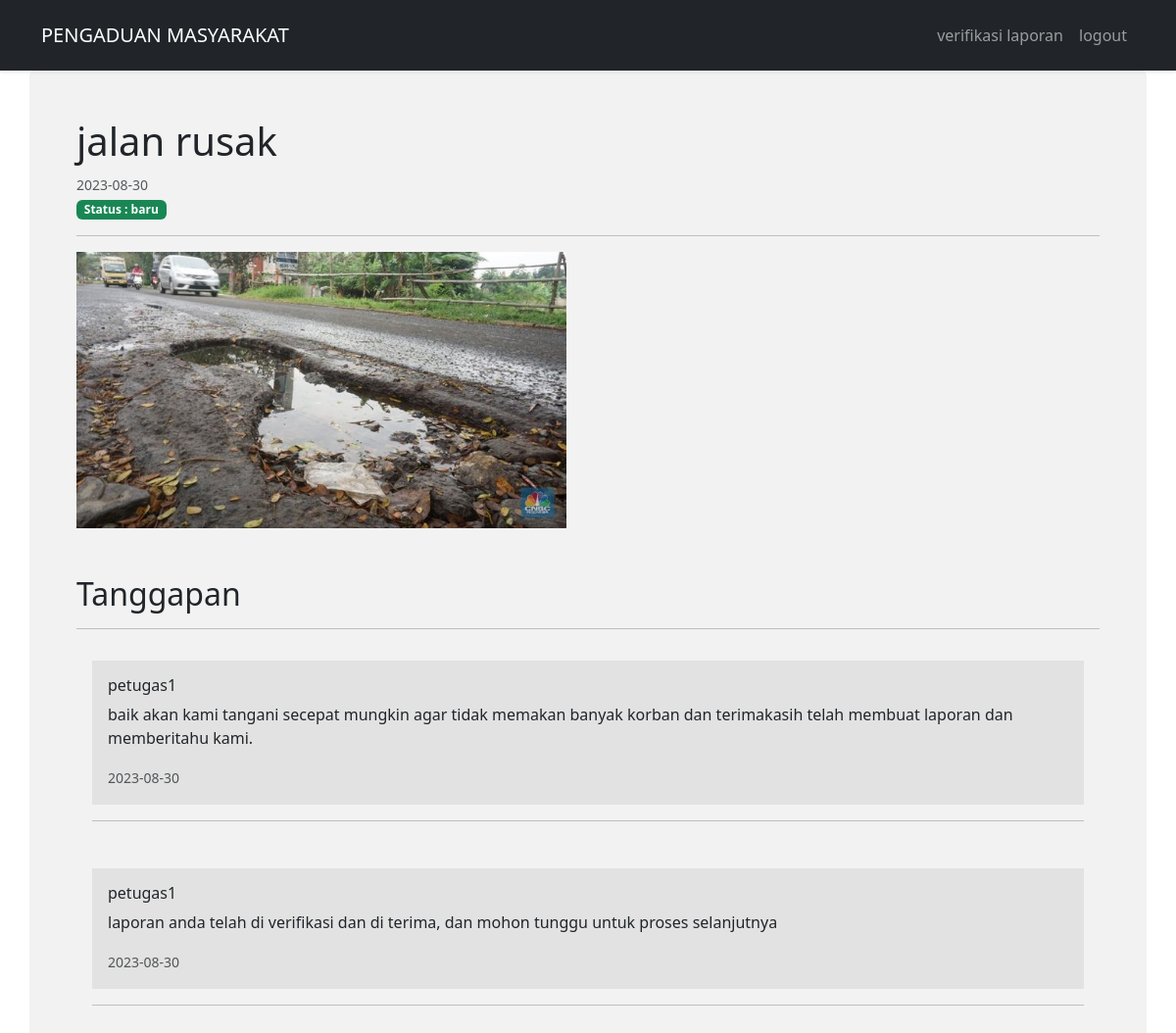
The app's page /pengaduan-masyarakat/petugas/detail-pengaduan.php?id=10 (signed in) with its own data.
### tables this page shows
CREATE TABLE `pengaduan` (
  `id_pengaduan` int(11) NOT NULL,
  `tgl_pengaduan` date NOT NULL,
  `nik` char(16) NOT NULL,
  `isi_laporan` text NOT NULL,
  `foto` varchar(225) NOT NULL,
  `status` enum('baru','proses','selesai','dibatalkan') NOT NULL
);

CREATE TABLE `tanggapan` (
  `id_tanggapan` int(11) NOT NULL,
  `id_pengaduan` int(11) NOT NULL,
  `tgl_tanggapan` date NOT NULL,
  `tanggapan` text NOT NULL,
  `id_petugas` int(11) NOT NULL
);

CREATE TABLE `petugas` (
  `id_petugas` int(11) NOT NULL,
  `nama_petugas` varchar(35) NOT NULL,
  `username` varchar(55) NOT NULL,
  `password` varchar(32) NOT NULL,
  `telp` varchar(13) NOT NULL,
  `level` enum('petugas','admin') NOT NULL
);

### pengaduan-masyarakat/petugas/detail-pengaduan.php (the view, shortened to what this page needs)
<?php
include "../backend/koneksi.php";
$id = $_GET['id'];
$query = $koneksi->query("select * from pengaduan where id_pengaduan=$id");
$data = $query->fetch();
$query = $koneksi->query("select *
from tanggapan
inner join petugas on petugas.id_petugas = tanggapan.id_petugas
where id_pengaduan=$id
ORDER BY tanggapan.id_tanggapan ASC
");
$pengaduan = $query->fetchAll();
?>
<!DOCTYPE html>
<html lang="en">
<head>
    <link href="https://cdn.jsdelivr.net/npm/bootstrap@5.3.1/dist/css/bootstrap.min.css" rel="stylesheet">
</head>
<body>
<nav class="navbar navbar-expand-lg py-3 navbar-dark bg-dark shadow-sm">
  <div class="container">
    <a href="home.php" class="navbar-brand">
      <span class="text-uppercase font-weight-bold">Pengaduan Masyarakat</span>
    </a>
    <div id="navbarSupportedContent" class="d-flex justify-content-end">
      <ul class="navbar-nav ml-auto">
        <li class="nav-item active"><a href="dashboard.php" class="nav-link">verifikasi laporan</a></li>
        <li class="nav-item"><a href="../backend/logout.php" class="nav-link">logout</a></li>
      </ul>
    </div>
  </div>
</nav>
    <div class="container p-5" style="background:#8080801a;border-radius:5px">
        <h1><?= $data['isi_laporan'] ?></h1>
        <small class="text-muted"><?= $data['tgl_pengaduan'] ?></small>
        <br>
        <span class="badge bg-success">Status : <?= $data['status'] ?></span>
        <hr>
        <img src="../assets/image/<?= $data['foto'] ?>" width="500px" alt="">
        <div id="tanggapan" class="mt-5">
            <h2>Tanggapan</h2>
            <hr>
            <div id="tanggapan-komen">
                <?php foreach($pengaduan as $pengaduan) : ?>
                <div class="p-3">
                    <div style="background:#80808024" class="p-3">
                        <h6><?= $pengaduan['nama_petugas'] ?></h6>
                        <p><?= $pengaduan['tanggapan'] ?></p>
                        <small class="text-muted"><?= $pengaduan['tgl_tanggapan'] ?></small>
                    </div>
                    <hr />
                </div>
                <?php endforeach ?>
            </div>
        </div>
    </div>
</body>
</html>

### records on screen
pengaduan: isi_laporan "jalan rusak", tgl_pengaduan "2023-08-30", status "baru", foto (picture)
tanggapan: id_petugas.nama_petugas "petugas1", tanggapan "baik akan kami tangani secepat mungkin agar tidak memakan banyak korban dan terimakasih telah membuat laporan dan memberitahu kami.", tgl_tanggapan "2023-08-30"
tanggapan: id_petugas.nama_petugas "petugas1", tanggapan "laporan anda telah di verifikasi dan di terima, dan mohon tunggu untuk proses selanjutnya", tgl_tanggapan "2023-08-30"
